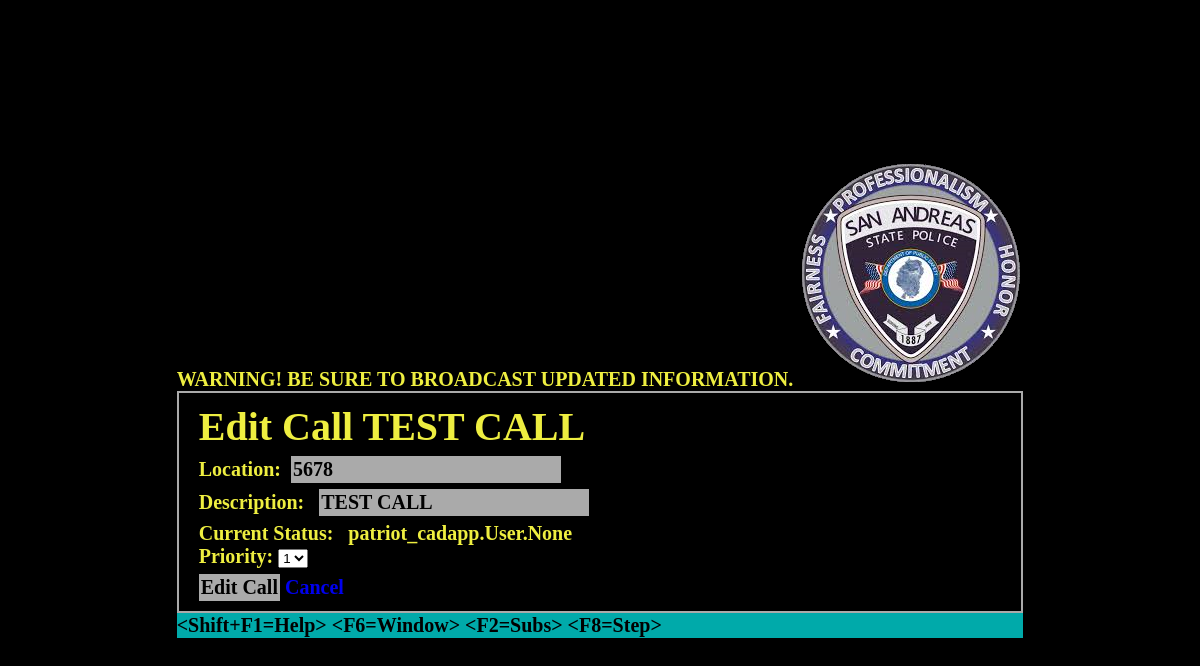
The page /editcall/17 on the database its author committed.
### patriot_cadapp/models.py (models this page shows)
class Call(models.Model):
    location = models.CharField(max_length=255)
    description = models.TextField()
    code = models.IntegerField()
    assigned_officer = models.ManyToManyField(User, related_name="calls")
    created_at = models.DateTimeField(auto_now_add=True)
    updated_at = models.DateTimeField(auto_now=True)

### patriot_cadapp/views.py (the view)
# urls.py: path("editcall/<int:callId>", views.editcall),
def editcall(request, callId):
    context={
        "calls":Call.objects.get(id=callId)
    }
    return render(request, "callinfo.html", context)

### patriot_cadapp/templates/callInfo.html (shortened to what this page needs)
<!DOCTYPE html>
<html>
	<head>
		{% load static %}
		<link rel="stylesheet" href="{% static '/dos.css' %}">
	</head>
<body>
	<div class="screen">
		<div class="content2 column center center-x">
            <span class="data">WARNING! BE SURE TO BROADCAST UPDATED INFORMATION.
            <img src="{% static 'badge.png' %}" /><br>
			<div class="panel">
                <h1>Edit Call {{calls.description}}</h1>
				<form action="/updatecall/{{calls.id}}" method="post">
						<div class="form-group">
							<label>Location:&nbsp;</label>
							<input type="text" placeholder="{{calls.location}}" value="{{calls.location}}">
						</div>
						<div class="form-group">
							<label>Description:&nbsp;&nbsp;</label>
							<input type="textarea" value="{{calls.description}}">
						</div>
						<div class="form-group">
							<label>Current Status:&nbsp;&nbsp;</label>
							{{calls.assigned_officer}}
							<br>
							<label for="cars">Priority:</label>
							<select id="priority" name="priority">
							  <option value="1">1</option>
							</select>
						</div>
						<input type="submit" value="Edit Call">
						<a href="/dispatchdashboard">Cancel</a>
					</form>
			</div>
		<div class="footer">
			<p>&lt;Shift+F1=Help&gt; &lt;F6=Window&gt; &lt;F2=Subs&gt; &lt;F8=Step&gt;</p>
		</div>
	</div>
</div>
</body>
</html>

### patriot_cadapp/static/dos.css (style rules this page uses)
* { margin: 0; padding: 0; flex-shrink: 0; }
a { text-decoration: none; }
html, body { width: 100%; height: 100%; }
.screen { width: 100%; height: 100%; display: flex; flex-direction: column; background: black; color: #AAAAAA; font-family: "Lucida Console"; font-weight: bold; font-size: 20px; }
.footer { background: #00AAAA; color: #000000; padding: 1px 0; }
.content2 { padding: 20px; flex-grow: 1; flex-shrink: 1; border-bottom: none; border-top: none; overflow-y: auto; }
input { border: none; outline: none; padding: 2px; background: #AAAAAA; font-family: "Lucida Console"; font-weight: bold; font-size: 20px; }
.form-group { margin: 6px 0; }
.panel { padding: 10px 20px; border: 2px solid #AAAAAA; }
.data { color: #EEEE40; }
.center { justify-content: center; }
.center-x { align-items: center; }
.column { display: flex; flex-direction: column; }

### rows shown on the page
Call: description "TEST CALL", location "5678", assigned_officer "patriot_cadapp.User.None"
